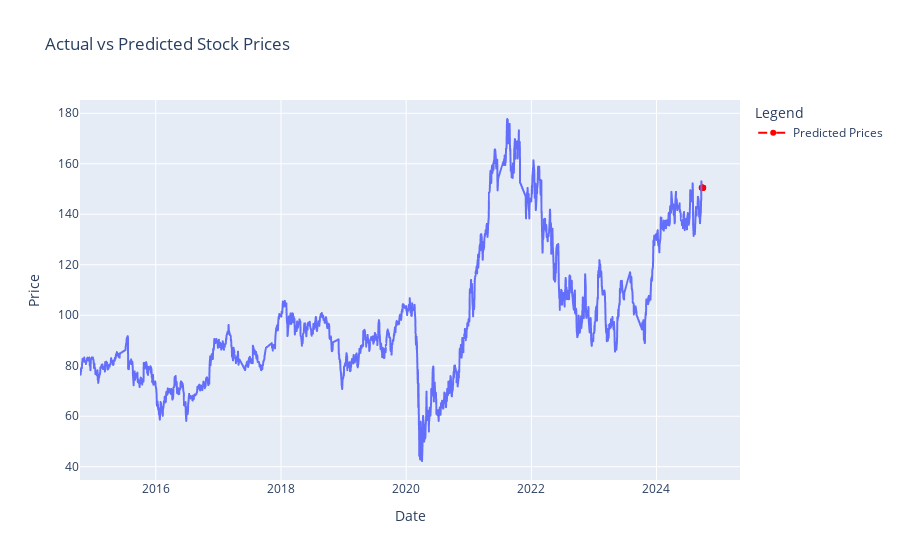

This figure's notebook cell:
### Code cell
import pandas as pd
import numpy as np
from sklearn.preprocessing import StandardScaler
from sklearn.model_selection import train_test_split
from sklearn.ensemble import RandomForestRegressor
from sklearn.metrics import mean_squared_error, mean_absolute_error
from sklearn.linear_model import LinearRegression
import matplotlib.pyplot as plt
import plotly.express as px

# Step 1: Read CSV file into a DataFrame
file_path = 'cof_data.csv'  # Update with your file path
data = pd.read_csv(file_path, parse_dates=['Date'])
data['Date'] = pd.to_datetime(data['Date'], format='%Y-%m-%d')

# Display the first few rows of the data
print("Initial Data:\n", data.head())

# Clean 'Change %' column
data['Change %'] = data['Change %'].str.replace('%', '').astype(float)
data['Change %'] = pd.to_numeric(data['Change %'], errors='coerce')

# Clean 'Vol.' column
def convert_volume(volume):
    if 'M' in volume:
        return float(volume.replace('M', '')) * 1e6
    elif 'K' in volume:
        return float(volume.replace('K', '')) * 1e3
    else:
        return float(volume)

data['Vol.'] = data['Vol.'].apply(convert_volume)

print("Data after cleaning:\n", data.head())
print(f"Data shape after cleaning: {data.shape}")
print(data.columns)

# Step 1.1: Ensure the 'Date' column is in datetime format
data['Date'] = pd.to_datetime(data['Date'], errors='coerce')

# Step 2: Feature Engineering
# Sort data by date
data = data.sort_values('Date')

# Create features based on past data
data['5_day_MA'] = data['Price'].rolling(window=5).mean()
data['10_day_MA'] = data['Price'].rolling(window=10).mean()
data['20_day_MA'] = data['Price'].rolling(window=20).mean()
data['1_day_lag'] = data['Price'].shift(1)
data['5_day_lag'] = data['Price'].shift(5)

# Lagged Percent Changes
for lag in [1, 2, 3, 5, 10]:
    data[f'Lag_Percent_Change_{lag}'] = data['Change %'].shift(lag)

# Moving Averages of Percent Change
for window in [5, 10, 20, 50, 100, 200]:
    data[f'SMA_Percent_Change_{window}'] = data['Change %'].rolling(window=window).mean()
    data[f'EMA_Percent_Change_{window}'] = data['Change %'].ewm(span=window, adjust=False).mean()

# Price Momentum
for period in [1, 5, 20]:
    data[f'Momentum_{period}'] = data['Change %'].pct_change(periods=period) * 100

# Volatility Measures of Percent Change
for window in [5, 10, 20]:
    data[f'Volatility_Percent_Change_{window}'] = data['Change %'].pct_change().rolling(window=window).std()

# Volume-Based Features
for period in [1, 5, 20]:
    data[f'Volume_Momentum_{period}'] = data['Vol.'].pct_change(periods=period) * 100

# On-Balance Volume (OBV)
data['OBV'] = (np.sign(data['Change %'].diff()) * data['Vol.']).fillna(0).cumsum()

# RSI Calculation using Percent Change
window_length = 14
delta = data['Change %'].diff()
gain = (delta.where(delta > 0, 0)).rolling(window=window_length).mean()
loss = (-delta.where(delta < 0, 0)).rolling(window=window_length).mean()
rs = gain / loss
data['RSI'] = 100 - (100 / (1 + rs))

# MACD Calculation using Percent Change
short_ema = data['Change %'].ewm(span=12, adjust=False).mean()
long_ema = data['Change %'].ewm(span=26, adjust=False).mean()
data['MACD'] = short_ema - long_ema

# Time-Based Features
data['Day_of_Week'] = data['Date'].dt.dayofweek
data['Month'] = data['Date'].dt.month
data['Quarter'] = data['Date'].dt.quarter

# Drop rows with missing values (from lag features)
data.dropna(inplace=True)

# Feature and Target Selection
features = data.drop(['Change %', 'Date'], axis=1)  # Remove the target variable and date column
target = data['Change %']

# Normalizing features
scaler = StandardScaler()
scaled_features = scaler.fit_transform(features)

# Splitting data into training and testing sets
X_train, X_test, y_train, y_test = train_test_split(scaled_features, target, test_size=0.2, random_state=42)

# Step 4: Model Training
model_rf = RandomForestRegressor(n_estimators=100, random_state=42)
model_rf.fit(X_train, y_train)

# Step 5: Model Evaluation
y_pred_rf = model_rf.predict(X_test)
mse_rf = mean_squared_error(y_test, y_pred_rf)
rmse_rf = np.sqrt(mse_rf)
print(f"Random Forest - Root Mean Squared Error: {rmse_rf}")

# Plotting the actual vs predicted percent changes
plt.figure(figsize=(10, 5))
plt.plot(y_test.values, label='Actual Percent Change', color='blue')
plt.plot(y_pred_rf, label='Predicted Percent Change', color='red')
plt.title('Random Forest: Actual vs Predicted Percent Change')
plt.xlabel('Days')
plt.ylabel('Percent Change')
plt.legend()
plt.show()

# Linear Regression - Model Training and Evaluation
features2 = ['5_day_MA', '10_day_MA', '20_day_MA', '1_day_lag', '5_day_lag', 'Vol.']
target2 = 'Price'

# Train-Test Split based on Date
train_data = data[data['Date'] < '2023-01-01']
test_data = data[data['Date'] >= '2023-01-01']

X_train2 = train_data[features2]
y_train2 = train_data[target2]
X_test2 = test_data[features2]
y_test2 = test_data[target2]

# Scale features
scaler = StandardScaler()
X_train_scaled2 = scaler.fit_transform(X_train2)
X_test_scaled2 = scaler.transform(X_test2)

# Train a linear regression model
model_lr = LinearRegression()
model_lr.fit(X_train_scaled2, y_train2)

# Predict on the test set
predictions_lr = model_lr.predict(X_test_scaled2)

# Evaluate the model
mae_lr = mean_absolute_error(y_test2, predictions_lr)
print(f"Linear Regression - Mean Absolute Error: {mae_lr}")

# Predict future values
last_known_date = data['Date'].max()
future_dates = pd.date_range(last_known_date + pd.Timedelta(days=1), periods=10)
future_features = []

for date in future_dates:
    last_5_day_ma = data['Price'].iloc[-5:].mean()
    last_10_day_ma = data['Price'].iloc[-10:].mean()
    last_20_day_ma = data['Price'].iloc[-20:].mean()
    last_1_day_lag = data['Price'].iloc[-1]
    last_5_day_lag = data['Price'].iloc[-5]
    volume = data['Vol.'].iloc[-1]  # Corrected to use 'Vol.' as it is in the data
    future_features.append([last_5_day_ma, last_10_day_ma, last_20_day_ma, last_1_day_lag, last_5_day_lag, volume])

# Scale future features
future_features_scaled = scaler.transform(future_features)

# Predict future prices
future_predictions_lr = model_lr.predict(future_features_scaled)

# Create a DataFrame for future predictions
future_predictions_df = pd.DataFrame({
    'Date': future_dates,
    'Predicted_Price': future_predictions_lr
})

# # Plotting the actual vs predicted prices
# plt.figure(figsize=(12, 6))

# # Plotting actual prices from the CSV file
# plt.plot(data['Date'], data['Price'], label='Actual Prices', color='blue', linewidth=2)

# # Plotting future predicted prices
# plt.plot(future_predictions_df['Date'], future_predictions_df['Predicted_Price'], label='Predicted Prices', color='red', linestyle='--', marker='o')

# # Adding titles and labels
# plt.xlabel('Date')
# plt.ylabel('Price')
# plt.title('Actual vs Predicted Stock Prices')
# plt.legend()

# # Show grid for better visualization
# plt.grid(True)

# # Display the plot
# plt.show()

actual_prices_df = pd.DataFrame({
    'Date': data['Date'],
    'Price': data['Price']
})

# Create the Plotly figure
fig = px.line(actual_prices_df, x='Date', y='Price', title='Actual vs Predicted Stock Prices', labels={'Price': 'Price'}, line_shape='linear')

# Add predicted prices to the same figure
fig.add_scatter(x=future_predictions_df['Date'], y=future_predictions_df['Predicted_Price'], mode='lines+markers', name='Predicted Prices', line=dict(dash='dash', color='red'))

# Update layout for better aesthetics
fig.update_layout(
    xaxis_title='Date',
    yaxis_title='Price',
    legend_title='Legend',
    hovermode='x unified'
)

# Show the figure
fig.show()

### Figure 1 — Plotly figure (JSON) as saved in the notebook; plotly's stock layout.template omitted (floating-point values rounded to 4 significant figures; data arrays with more than 128 entries replaced by an {"elided": "..."} marker saying what was removed)
{"data": [{"hovertemplate": "Date=%{x}<br>Price=%{y}<extra></extra>", "legendgroup": "", "line": {"color": "#636efa", "dash": "solid", "shape": "linear"}, "marker": {"symbol": "circle"}, "mode": "lines", "name": "", "showlegend": false, "type": "scattergl", "x": {"elided": "2339 str values"}, "xaxis": "x", "y": {"elided": "2339 float values"}, "yaxis": "y"}, {"line": {"color": "red", "dash": "dash"}, "mode": "lines+markers", "name": "Predicted Prices", "type": "scatter", "x": ["2024-09-21T00:00:00", "2024-09-22T00:00:00", "2024-09-23T00:00:00", "2024-09-24T00:00:00", "2024-09-25T00:00:00", "2024-09-26T00:00:00", "2024-09-27T00:00:00", "2024-09-28T00:00:00", "2024-09-29T00:00:00", "2024-09-30T00:00:00"], "y": [150.5, 150.5, 150.5, 150.5, 150.5, 150.5, 150.5, 150.5, 150.5, 150.5]}], "layout": {"hovermode": "x unified", "legend": {"title": {"text": "Legend"}, "tracegroupgap": 0}, "title": {"text": "Actual vs Predicted Stock Prices"}, "xaxis": {"anchor": "y", "domain": [0, 1], "title": {"text": "Date"}}, "yaxis": {"anchor": "x", "domain": [0, 1], "title": {"text": "Price"}}}}
